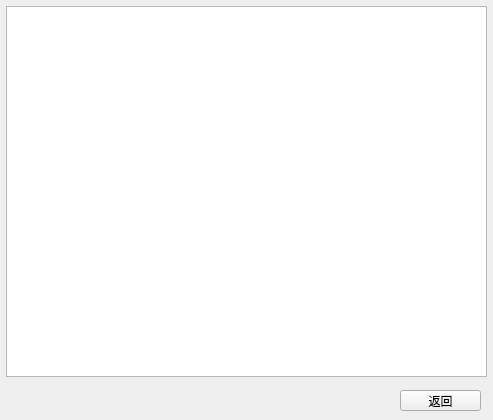
<?xml version="1.0" encoding="UTF-8"?>
<ui version="4.0">
 <class>CountWindow</class>
 <widget class="QMainWindow" name="CountWindow">
  <property name="geometry">
   <rect>
    <x>0</x>
    <y>0</y>
    <width>493</width>
    <height>420</height>
   </rect>
  </property>
  <property name="windowTitle">
   <string>MainWindow</string>
  </property>
  <widget class="QWidget" name="centralwidget">
   <widget class="QPushButton" name="pushButton">
    <property name="geometry">
     <rect>
      <x>400</x>
      <y>390</y>
      <width>81</width>
      <height>21</height>
     </rect>
    </property>
    <property name="text">
     <string>返回</string>
    </property>
   </widget>
   <widget class="QTextBrowser" name="dataBrowser">
    <property name="geometry">
     <rect>
      <x>6</x>
      <y>6</y>
      <width>481</width>
      <height>371</height>
     </rect>
    </property>
   </widget>
  </widget>
 </widget>
 <resources/>
 <connections/>
</ui>
